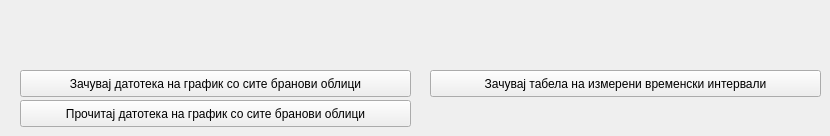
   <widget class="QWidget" name="tab_arquivo">
    <attribute name="title">
     <string>Датотека</string>
    </attribute>
    <widget class="QPushButton" name="pB_save">
     <property name="geometry">
      <rect>
       <x>20</x>
       <y>70</y>
       <width>391</width>
       <height>27</height>
      </rect>
     </property>
     <property name="toolTip">
      <string>&lt;html&gt;&lt;head/&gt;&lt;body&gt;&lt;p&gt;Salva arquivo com as formas de onda completas de todos os canais&lt;/p&gt;&lt;/body&gt;&lt;/html&gt;</string>
     </property>
     <property name="text">
      <string>Зачувај датотека на график со сите бранови облици</string>
     </property>
    </widget>
    <widget class="QPushButton" name="pB_load">
     <property name="geometry">
      <rect>
       <x>20</x>
       <y>100</y>
       <width>391</width>
       <height>27</height>
      </rect>
     </property>
     <property name="toolTip">
      <string>&lt;html&gt;&lt;head/&gt;&lt;body&gt;&lt;p&gt;Lê arquivo com as formas de onda completas&lt;/p&gt;&lt;/body&gt;&lt;/html&gt;</string>
     </property>
     <property name="text">
      <string>Прочитај датотека на график со сите бранови облици</string>
     </property>
    </widget>
    <widget class="QPushButton" name="pB_savetime">
     <property name="geometry">
      <rect>
       <x>430</x>
       <y>70</y>
       <width>391</width>
       <height>27</height>
      </rect>
     </property>
     <property name="toolTip">
      <string>&lt;html&gt;&lt;head/&gt;&lt;body&gt;&lt;p&gt;Salva arquivo com os tempos de disparo dos canais selecionados de acordo com a tabela de tempos&lt;/p&gt;&lt;/body&gt;&lt;/html&gt;</string>
     </property>
     <property name="text">
      <string>Зачувај табела на измерени временски интервали</string>
     </property>
    </widget>
   </widget>
